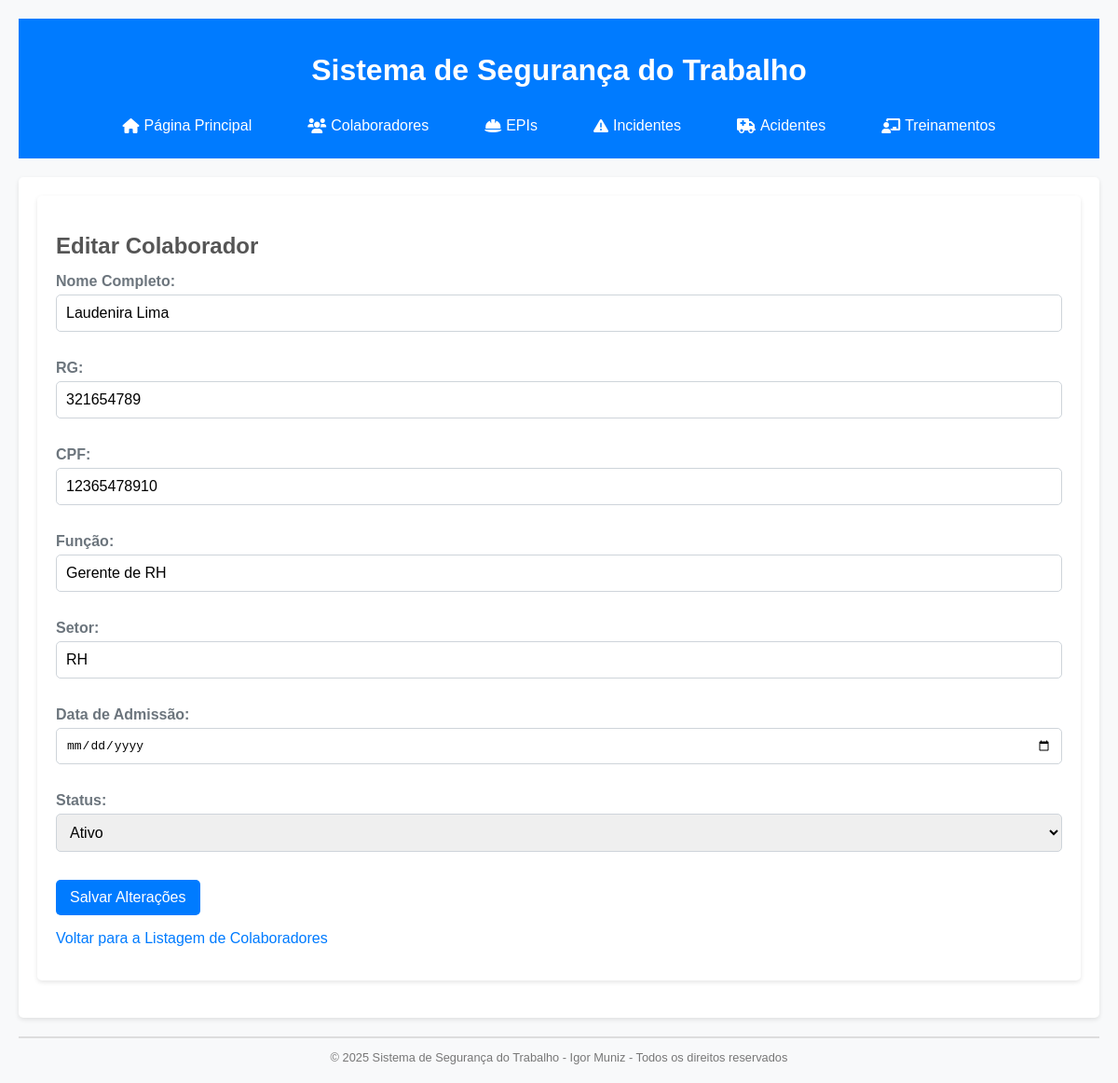
Page /editar_colaborador/2 on the earlier database version.
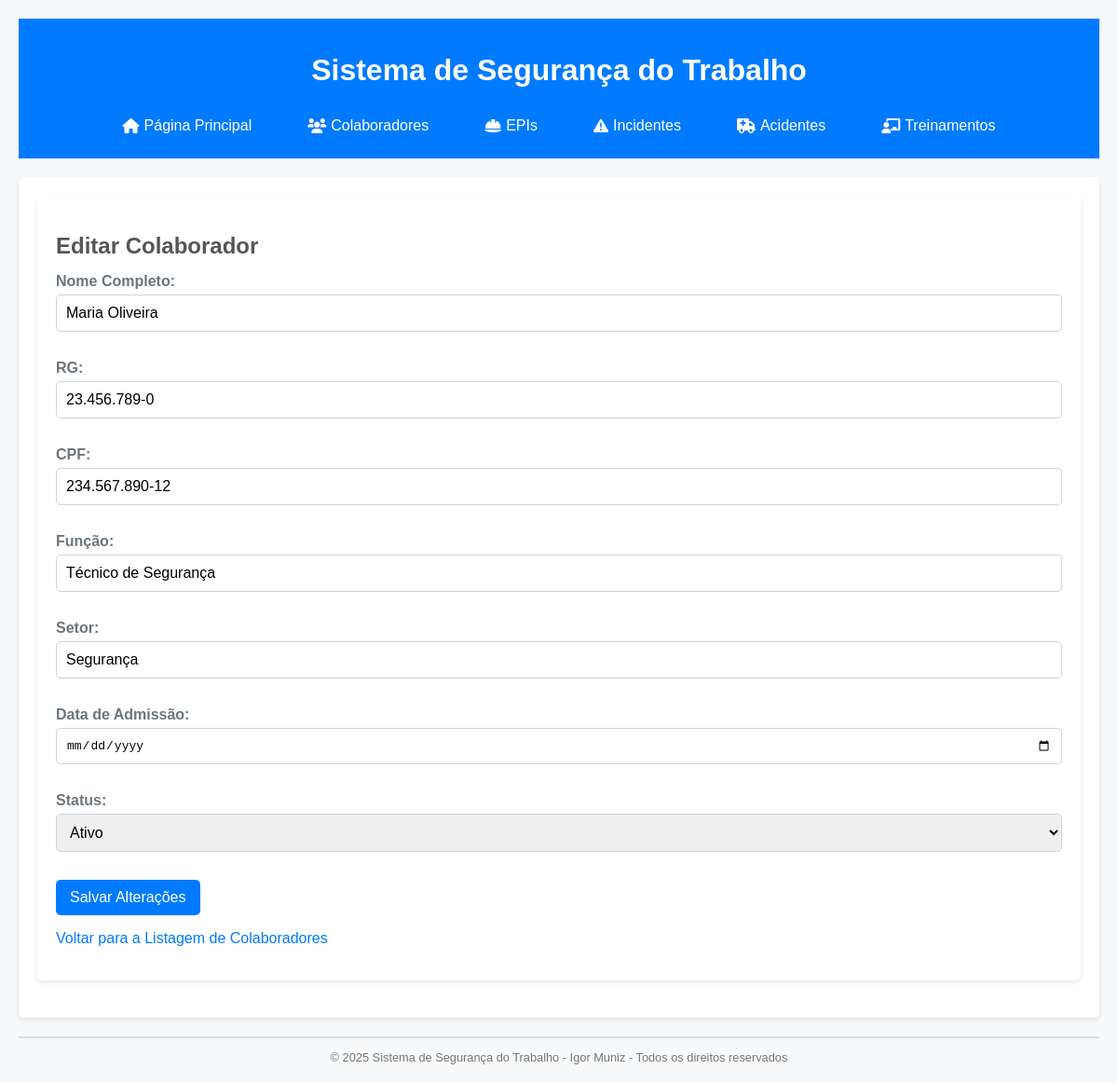
Same page on the later database version.
### tables this page shows
CREATE TABLE colaboradores (
    id INTEGER PRIMARY KEY AUTOINCREMENT,
    nome_completo TEXT NOT NULL,
    rg TEXT NOT NULL UNIQUE,
    cpf TEXT NOT NULL UNIQUE,
    funcao TEXT NOT NULL,
    setor TEXT NOT NULL,
    data_admissao TEXT NOT NULL,
    status TEXT NOT NULL DEFAULT 'Ativo',
    data_desligamento TEXT
);

### app.py (the view)
@app.route('/editar_colaborador/<int:id>')
def editar_colaborador(id):
    db = get_db()
    colaborador = db.execute("SELECT * FROM colaboradores WHERE id = ?", (id,)).fetchone()
    if colaborador:
        colaborador_dict = dict(colaborador)
        colaborador_dict['data_admissao'] = formatar_data(colaborador_dict['data_admissao'])
        if colaborador_dict['data_desligamento']:
            colaborador_dict['data_desligamento'] = formatar_data(colaborador_dict['data_desligamento'])
        return render_template('editar_colaborador.html', colaborador=colaborador_dict)
    else:
        return "Colaborador não encontrado."

### app.py (called while the page is built)
def formatar_data(data):
    if data:
        data_obj = datetime.strptime(data, '%Y-%m-%d').date()
        return data_obj.strftime('%d/%m/%Y')
    return None

### database.py (called while the page is built)
def get_db():
    db = sqlite3.connect(DATABASE)
    db.row_factory = sqlite3.Row  # Isso permite acessar as colunas por nome
    return db

### templates/editar_colaborador.html (shortened to what this page needs)
{% extends 'base.html' %}
{% block content %}
<section class="form-section">
    <h1>
        Editar Colaborador
    </h1>
    {% if colaborador %}
    <form method="POST" action="/editar_colaborador/{{ colaborador['id'] }}">
        <div class="form-group">
            <label for="nome_completo">
                Nome Completo:
            </label>
            <input type="text" id="nome_completo" name="nome_completo" value="{{ colaborador['nome_completo'] }}"
                required>
        </div>
        <div class="form-group">
            <label for="rg">
                RG:
            </label>
            <input type="text" id="rg" name="rg" value="{{ colaborador['rg'] }}" required>
        </div>
        <div class="form-group">
            <label for="cpf">
                CPF:
            </label>
            <input type="text" id="cpf" name="cpf" value="{{ colaborador['cpf'] }}" required>
        </div>
        <div class="form-group">
            <label for="funcao">
                Função:
            </label>
            <input type="text" id="funcao" name="funcao" value="{{ colaborador['funcao'] }}" required>
        </div>
        <div class="form-group">
            <label for="setor">
                Setor:
            </label>
            <input type="text" id="setor" name="setor" value="{{ colaborador['setor'] }}" required>
        </div>
        <div class="form-group">
            <label for="data_admissao">
                Data de Admissão:
            </label>
            <input type="date" id="data_admissao" name="data_admissao" value="{{ colaborador['data_admissao'] }}"
                required>
        </div>
        <div class="form-group">
            <label for="status">
                Status:
            </label>
            <select id="status" name="status" onchange="toggleDataDesligamento()">
                <option value="Ativo" {% if colaborador['status'] == 'Ativo' %} selected {% endif %}>
                    Ativo
                </option>
            </select>
        </div>
        <button type="submit" class="form-button">
            Salvar Alterações
        </button>
    </form>
    {% else %}
    <p>
        Colaborador não encontrado.
    </p>
    {% endif %}
    <p>
        <a href="/listar_colaboradores">
            Voltar para a Listagem de Colaboradores
        </a>
    </p>
</section>
{% endblock %}

Differences in the rows shown:
changed colaboradores "Ativo": nome_completo "Laudenira Lima" → "Maria Oliveira"; rg "321654789" → "23.456.789-0"; cpf "12365478910" → "234.567.890-12"; funcao "Gerente de RH" → "Técnico de Segurança"; setor "RH" → "Segurança"
